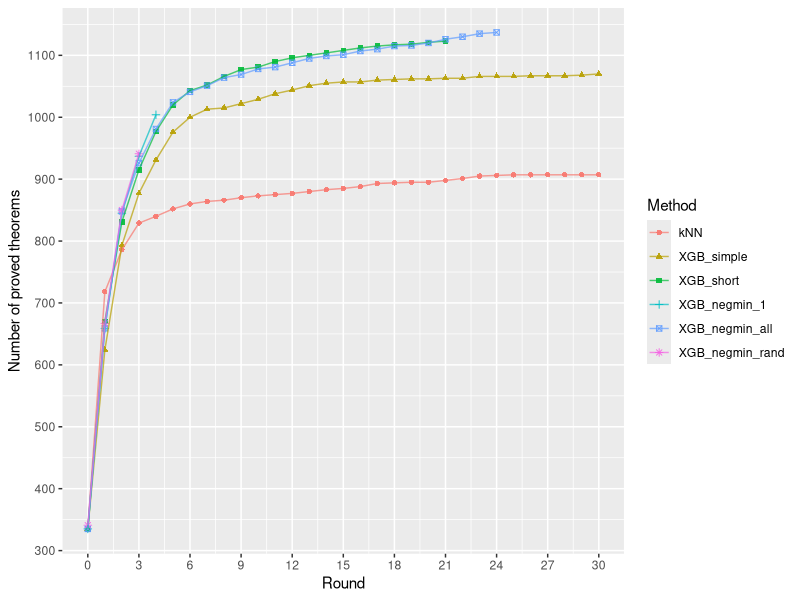
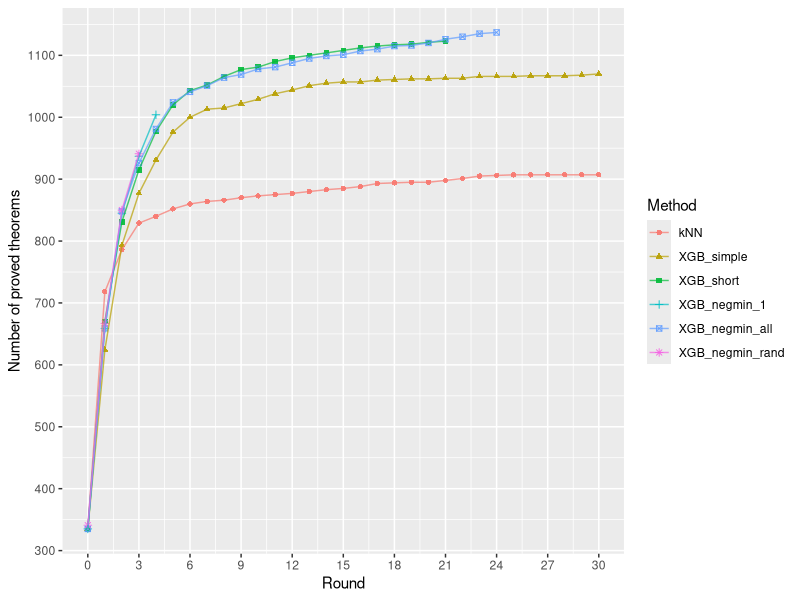

Write R code to recreate these figures, in order.
library(ggplot2)
library(reshape)

knn<-read.csv('data/loop_knn_mptp2078.csv', header=F)
simple<-read.csv('data/loop_simple_mptp2078_new.csv', header=F)
short<-read.csv('data/loop_short_mptp2078_new.csv', header=F)
negmin_1<-read.csv('data/loop_negmin_1_mptp2078_new.csv', header=F)
negmin_2<-read.csv('data/loop_negmin_2_mptp2078_new.csv', header=F)
negmin_rand<-read.csv('data/loop_negmin_rand_mptp2078_new.csv', header=F)
negmin_all<-read.csv('data/loop_negmin_all_mptp2078_new.csv', header=F)

data<-data.frame(
	Round=seq(0,30),
	kNN=knn[1:31,],
	XGB_simple=simple[1:31,],
	XGB_short=short[1:31,],
	XGB_negmin_1=negmin_1[1:31,],
#	XGB_negmin_2=negmin_2[1:31,],
	XGB_negmin_all=negmin_all[1:31,],
	XGB_negmin_rand=negmin_rand[1:31,]
	)

data_melt<-melt(data, c("Round"))
colnames(data_melt)<-c("Round", "Method", "Number of proved theorems")
print(data_melt)

ggplot(data_melt, aes(x=`Round`, y=`Number of proved theorems`)) +
	geom_point(aes(color=Method, shape=Method), alpha=0.9) +
	geom_line(aes(color=Method), alpha=0.7) +
	scale_y_continuous(breaks=c(300,400,500,600,700,800,900,1000,1100)) +
	scale_x_continuous(breaks=seq(0,30,3))
#	theme(axis.text.x=element_text(angle=31,hjust=1,vjust=1))
ggsave('loops.png', device='png', height=3, width=5, dpi=800)
